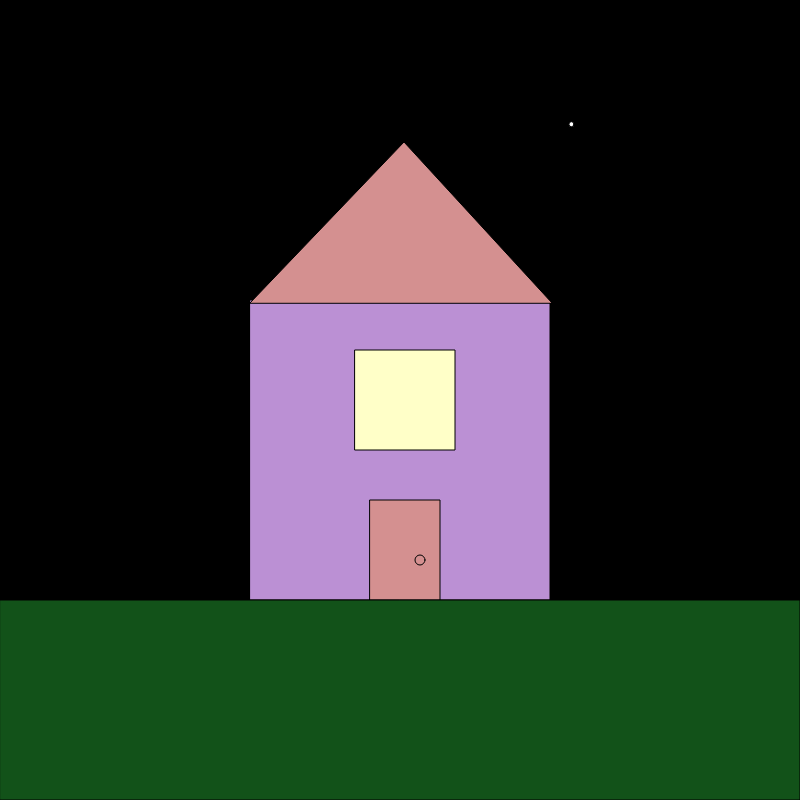
Frame 1 (no input)
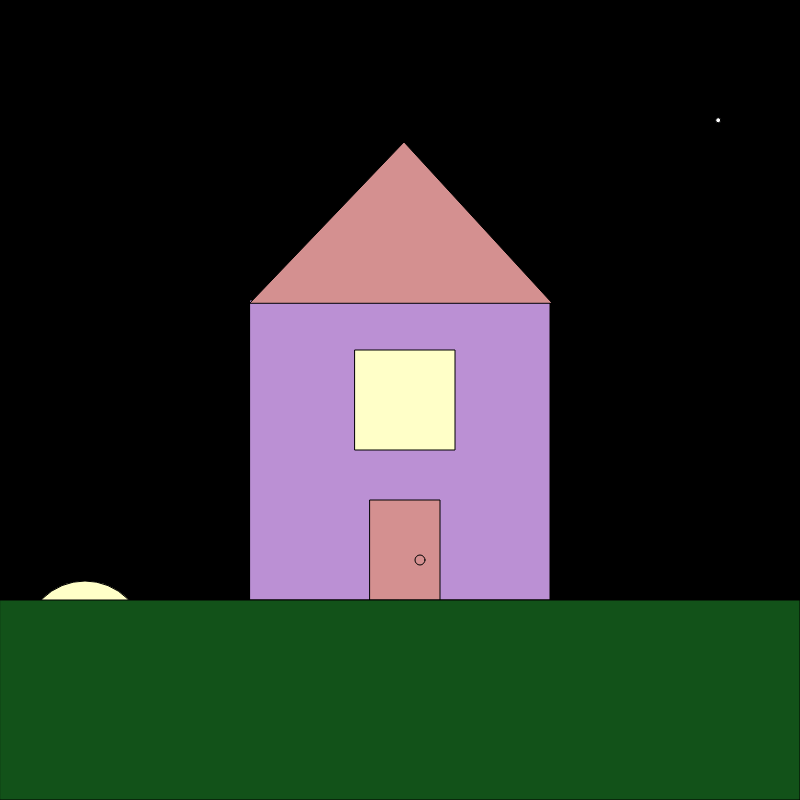
Frame 60 (no input)
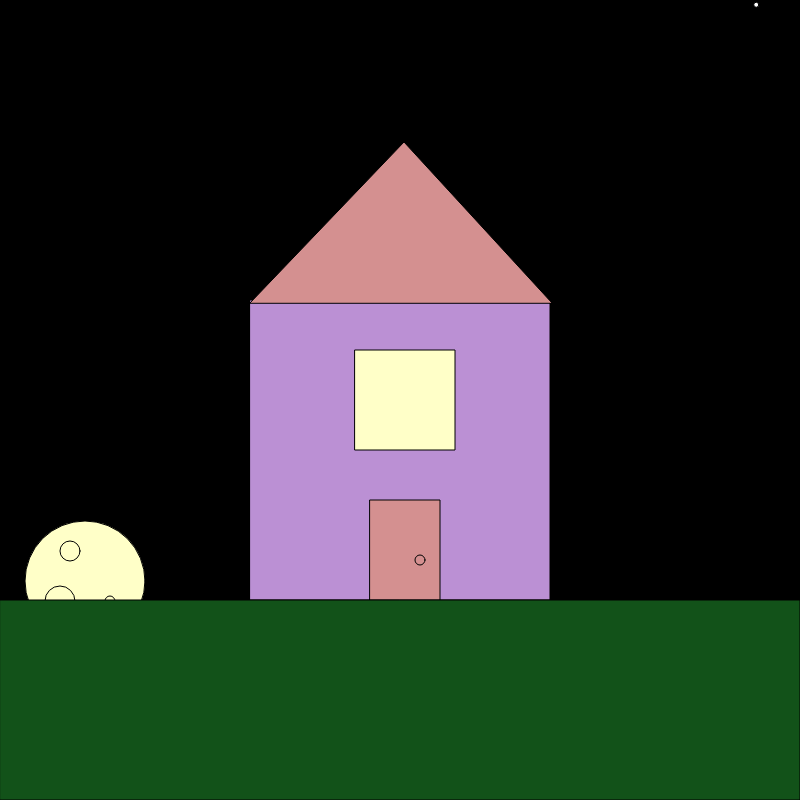
Frame 120 (the mouse pressed at the canvas centre since frame 60)

The p5.js sketch that drew these frames (run headless with seeded random() and noise() and a simulated clock; from frame 60 on, the mouse is pressed at the canvas centre):

// p5.js sketch
// ── sketch.js
var a;
var b;
var y = 700;

function setup() {
  createCanvas(800,800);
}

function draw() {
  console.log("X: " + mouseX, "Y:" + mouseY);
  var a = random(800);
  var b = random(0,600);
  fill(0,0,0);
  rect(0,0,800,600);
  fill(255,255,255);
  ellipse(a,b,5,5);
  
  fill(187,144,212);
  rect(250,300,300,300);
  fill(212,144,144);
  rect(370,500,70,100);
  ellipse(420,560,10,10);
  
  triangle(250, 303, 404, 142, 552, 303);
  
  fill(255,255,200);
  rect(355,350,100,100);
  
  fill(255,255,200);
  ellipse(85,y,120,120);
  ellipse(110,y + 20,10,10)
  ellipse(70,y - 30,20,20)
  ellipse(60,y + 20,30,30)
  y = y - 1

  fill(18,82,25);
  rect(0,600,800,200);
}
